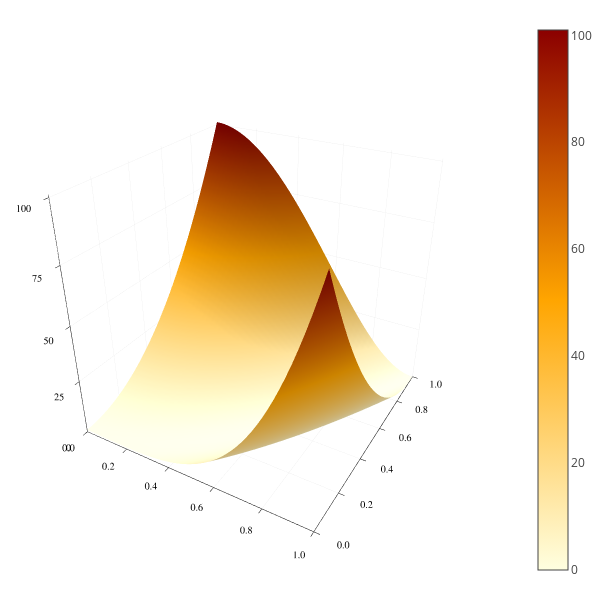

The notebook cell saved with this chart:
### Code cell
using Plots

default(size=(600,600), fc=:heat)
x, y = 0:0.02:1.0, 0:0.02:1.0
z = Surface((x,y)->rosenbrock([x,y]), x, y)
surface(x,y,z, linealpha = 0.3)

### Figure 1 — Plotly figure (JSON) as saved in the notebook; plotly's stock layout.template omitted (floating-point values rounded to 4 significant figures; data arrays with more than 128 entries replaced by an {"elided": "..."} marker saying what was removed)
{"data": [{"colorbar": {"title": ""}, "colorscale": [[0, "rgba(255, 255, 224, 1.000)"], [0.5, "rgba(255, 165, 0, 1.000)"], [1, "rgba(139, 0, 0, 1.000)"]], "name": "y1", "opacity": null, "showlegend": false, "showscale": true, "type": "surface", "x": [0, 0.02, 0.04, 0.06, 0.08, 0.1, 0.12, 0.14, 0.16, 0.18, 0.2, 0.22, 0.24, 0.26, 0.28, 0.3, 0.32, 0.34, 0.36, 0.38, 0.4, 0.42, 0.44, 0.46, 0.48, 0.5, 0.52, 0.54, 0.56, 0.58, 0.6, 0.62, 0.64, 0.66, 0.68, 0.7, 0.72, 0.74, 0.76, 0.78, 0.8, 0.82, 0.84, 0.86, 0.88, 0.9, 0.92, 0.94, 0.96, 0.98, 1], "xaxis": "x1", "y": [0, 0.02, 0.04, 0.06, 0.08, 0.1, 0.12, 0.14, 0.16, 0.18, 0.2, 0.22, 0.24, 0.26, 0.28, 0.3, 0.32, 0.34, 0.36, 0.38, 0.4, 0.42, 0.44, 0.46, 0.48, 0.5, 0.52, 0.54, 0.56, 0.58, 0.6, 0.62, 0.64, 0.66, 0.68, 0.7, 0.72, 0.74, 0.76, 0.78, 0.8, 0.82, 0.84, 0.86, 0.88, 0.9, 0.92, 0.94, 0.96, 0.98, 1], "yaxis": "y1", "z": {"elided": "51x51 float values"}, "zmax": 101, "zmin": 0}], "layout": {"annotations": [], "height": 600, "legend": {"bgcolor": "rgba(255, 255, 255, 1.000)", "bordercolor": "rgba(0, 0, 0, 1.000)", "font": {"color": "rgba(0, 0, 0, 1.000)", "family": "sans-serif", "size": 11}, "tracegroupgap": 0, "x": 1, "y": 1}, "margin": {"b": 20, "l": 0, "r": 0, "t": 20}, "paper_bgcolor": "rgba(255, 255, 255, 1.000)", "plot_bgcolor": "rgba(255, 255, 255, 1.000)", "scene": {"camera": {"eye": {"x": 1.126, "y": -1.95, "z": 1.3}}, "xaxis": {"anchor": "y1", "domain": [0.05101, 0.9934], "gridcolor": "rgba(0, 0, 0, 0.100)", "gridwidth": 0.5, "linecolor": "rgba(0, 0, 0, 1.000)", "mirror": false, "range": [0, 1], "showgrid": true, "showline": true, "showticklabels": true, "tickangle": 0, "tickcolor": "rgb(0, 0, 0)", "tickfont": {"color": "rgba(0, 0, 0, 1.000)", "family": "sans-serif", "size": 11}, "tickmode": "array", "ticks": "inside", "ticktext": ["0.0", "0.2", "0.4", "0.6", "0.8", "1.0"], "tickvals": [0, 0.2, 0.4, 0.6, 0.8, 1], "title": "", "titlefont": {"color": "rgba(0, 0, 0, 1.000)", "family": "sans-serif", "size": 15}, "type": "-", "visible": true, "zeroline": false, "zerolinecolor": "rgba(0, 0, 0, 1.000)"}, "yaxis": {"anchor": "x1", "domain": [0.02508, 0.9934], "gridcolor": "rgba(0, 0, 0, 0.100)", "gridwidth": 0.5, "linecolor": "rgba(0, 0, 0, 1.000)", "mirror": false, "range": [0, 1], "showgrid": true, "showline": true, "showticklabels": true, "tickangle": 0, "tickcolor": "rgb(0, 0, 0)", "tickfont": {"color": "rgba(0, 0, 0, 1.000)", "family": "sans-serif", "size": 11}, "tickmode": "array", "ticks": "inside", "ticktext": ["0.0", "0.2", "0.4", "0.6", "0.8", "1.0"], "tickvals": [0, 0.2, 0.4, 0.6, 0.8, 1], "title": "", "titlefont": {"color": "rgba(0, 0, 0, 1.000)", "family": "sans-serif", "size": 15}, "type": "-", "visible": true, "zeroline": false, "zerolinecolor": "rgba(0, 0, 0, 1.000)"}, "zaxis": {"gridcolor": "rgba(0, 0, 0, 0.100)", "gridwidth": 0.5, "linecolor": "rgba(0, 0, 0, 1.000)", "mirror": false, "range": [0, 101], "showgrid": true, "showline": true, "showticklabels": true, "tickangle": 0, "tickcolor": "rgb(0, 0, 0)", "tickfont": {"color": "rgba(0, 0, 0, 1.000)", "family": "sans-serif", "size": 11}, "tickmode": "array", "ticks": "inside", "ticktext": ["0", "25", "50", "75", "100"], "tickvals": [0, 25, 50, 75, 100], "title": "", "titlefont": {"color": "rgba(0, 0, 0, 1.000)", "family": "sans-serif", "size": 15}, "type": "-", "visible": true, "zeroline": false, "zerolinecolor": "rgba(0, 0, 0, 1.000)"}}, "showlegend": true, "width": 600}}
